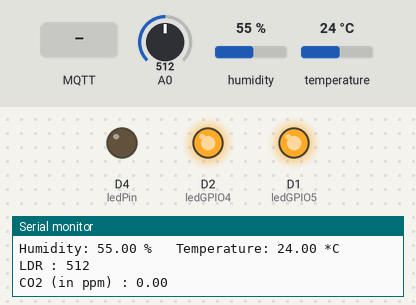
The sketch below on a simulated ESP8266 (NodeMCU). Shown: output pins drawn as LEDs (lit = HIGH), the last lines printed to the serial monitor. Inputs (shaded band) come from the test bench; at power-on: A0 = 512, humidity 55 %, temperature 24 °C. WiFi joins after 1.5 s; servers stay silent unless stated; no MQTT or app messages arrive unless stated.

Above: at 2.7 s.
2.8 s: MQTT message "1client1" arrives on the first subscribed topic
At 4.1 s:
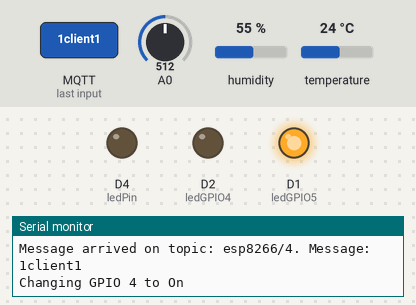
4.6 s: MQTT message "1client1" arrives on the third subscribed topic
At 6.4 s:
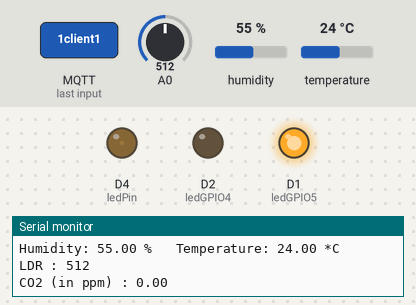
6.7 s: MQTT message "0client1" arrives on the first subscribed topic
At 8.3 s:
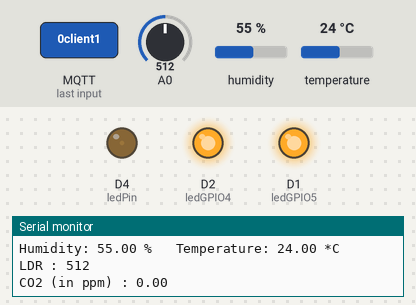
8.6 s: MQTT message "1client1" arrives on the second subscribed topic
At 10.2 s:
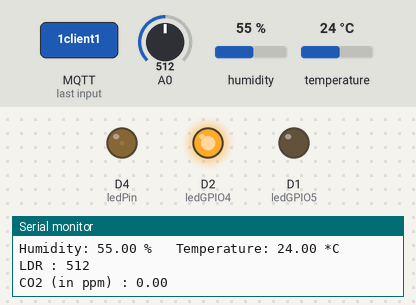
10.6 s: MQTT message "qwerty12345" arrives on the third subscribed topic
At 12.4 s:
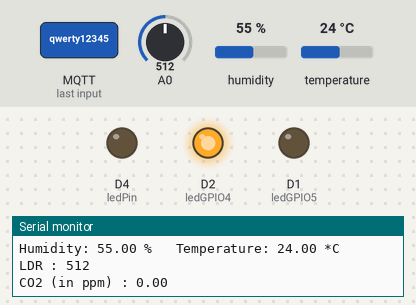
12.7 s: MQTT message "1client1" arrives on the first subscribed topic
At 14.6 s:
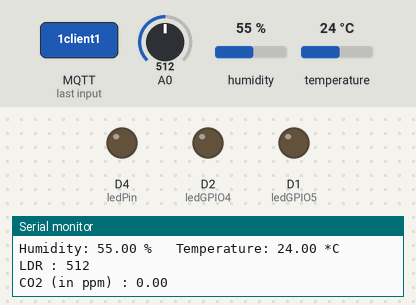
Timing chart, 0 to 15.6 s (numbered marks = the images above; inputs shaded):
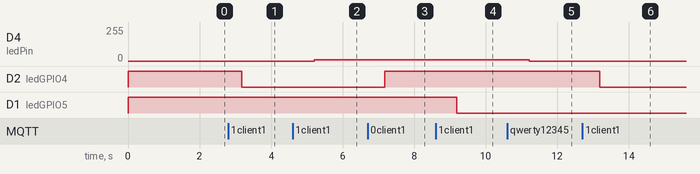

Measured:
- after the input at 2.8 s, D2 (ledGPIO4): HIGH → LOW after 0.38 s
- after the input at 4.6 s, D4 (ledPin): 0/255 → 10/255 after 0.60 s
- after the input at 6.7 s, D2 (ledGPIO4): LOW → HIGH after 0.48 s
- after the input at 8.6 s, D1 (ledGPIO5): HIGH → LOW after 0.59 s
- after the input at 10.6 s, D4 (ledPin): 10/255 → 0/255 after 0.61 s
- after the input at 12.7 s, D2 (ledGPIO4): HIGH → LOW after 0.49 s

The sketch:

esp8266.ino
```cpp
#include <PubSubClient.h>
#include <ESP8266HTTPClient.h>
#include <ESP8266WiFi.h>                                                    // esp8266 library
#include <FirebaseArduino.h>                                                // firebase library
#include <DHT.h>

// Uncomment one of the lines bellow for whatever DHT sensor type you're using!
#define DHTTYPE DHT11   // DHT 11
//#define DHTTYPE DHT21   // DHT 21 (AM2301)
//#define DHTTYPE DHT22   // DHT 22  (AM2302), AM2321

// DHT Sensor
#define DHTPin D5

// Change the credentials below, so your ESP8266 connects to your router
//const char* ssid = "iBall-Baton";
//const char* password = "chalbhaagne";

//const char* ssid = "linksys";
//const char* password = "cnproject";

//const char* ssid = "Bro";
//const char* password = "qwerty12345";

const char* ssid = "Redmi1";
const char* password = "jineshpatel";


// Change the variable to your Raspberry Pi IP address, so it connects to your MQTT broker
const char* mqtt_server = "192.168.43.134";
// Initializes the espClient
WiFiClient espClient;

#define FIREBASE_HOST "cn-project-4301f.firebaseio.com"                          // the project name address from firebase id
#define FIREBASE_AUTH "higCHz09mwA9Dq5juCuvIKJGzWfFJPJE8j2cFy9y"            // the secret key generated from firebase


PubSubClient client(espClient);
// Connect an LED to each GPIO of your ESP8266

const int ledGPIO5 = 5;
const int ledGPIO4 = 4;
const int ledPin = 2;
int brightness;
String bright = "";
String ppm;
double d;


// Initialize DHT sensor.
DHT dht(DHTPin, DHTTYPE);

// Timers auxiliar variables
long now = millis();
long lastMeasure = 0;

// Don't change the function below. This functions connects your ESP8266 to your router
void setup_wifi() {
  delay(10);
  // We start by connecting to a WiFi network
  Serial.println();
  Serial.print("Connecting to ");
  Serial.println(ssid);
  WiFi.begin(ssid, password);
  while (WiFi.status() != WL_CONNECTED) {
    delay(500);
    Serial.print(".");
  }
  Serial.println("");
  Serial.print("WiFi connected - ESP IP address: ");
  Serial.println(WiFi.localIP());
}

// This functions is executed when some device publishes a message to a topic that your ESP8266 is subscribed to
// Change the function below to add logic to your program, so when a device publishes a message to a topic that
// your ESP8266 is subscribed you can actually do something
void callback(String topic, byte* message, unsigned int length) {
  Serial.print("Message arrived on topic: ");
  Serial.print(topic);
  Serial.print(". Message: ");
  String messageTemp;

  for (int i = 0; i < length; i++) {
    Serial.print((char)message[i]);
    messageTemp += (char)message[i];
  }
  Serial.println();

  // Feel free to add more if statements to control more GPIOs with MQTT

  // If a message is received on the topic home/office/esp1/gpio2, you check if the message is either 1 or 0. Turns the ESP GPIO according to the message

  if(topic=="esp8266/4"){
      Serial.print("Changing GPIO 4 to ");
      if(messageTemp == "1client1"){
        digitalWrite(ledGPIO4, LOW);
        Serial.print("On");
      }
      else if(messageTemp == "0client1"){
        digitalWrite(ledGPIO4, HIGH);
        Serial.print("Off");
      }
      /*else if(messageTemp == ""){
        Serial.print("I got the value");
      }*/
  }
  if(topic=="esp8266/5"){
      Serial.print("Changing GPIO 5 to ");
      if(messageTemp == "1client1"){
        digitalWrite(ledGPIO5, LOW);
        Serial.print("On");
      }
      else if(messageTemp == "0client1"){
        digitalWrite(ledGPIO5, HIGH);
        Serial.print("Off");
      }
  }

  if(topic=="submit"){
    Serial.print("We got into submit  ");
    Serial.println(messageTemp);
    if(messageTemp!=0){
    brightness = (messageTemp.toInt()*1024)/100;
    //if(messageTemp != "")
    analogWrite(ledPin,brightness);
    }
    else
    analogWrite(ledPin,LOW);

  }
  Serial.println();
}

// This functions reconnects your ESP8266 to your MQTT broker
// Change the function below if you want to subscribe to more topics with your ESP8266
void reconnect() {
  // Loop until we're reconnected
  while (!client.connected()) {
    Serial.print("Attempting MQTT connection...");
    // Attempt to connect
     /*
     YOU  NEED TO CHANGE THIS NEXT LINE, IF YOU'RE HAVING PROBLEMS WITH MQTT MULTIPLE CONNECTIONS
     To change the ESP device ID, you will have to give a unique name to the ESP8266.
     Here's how it looks like now:
       if (client.connect("ESP8266Client")) {
     If you want more devices connected to the MQTT broker, you can do it like this:
       if (client.connect("ESPOffice")) {
     Then, for the other ESP:
       if (client.connect("ESPGarage")) {
      That should solve your MQTT multiple connections problem

     THE SECTION IN loop() function should match your device name
    */
    if (client.connect("ESP8266Client1")) {
      Serial.println("connected");
      // Subscribe or resubscribe to a topic
      // You can subscribe to more topics (to control more LEDs in this example)
      client.subscribe("esp8266/4");
      client.subscribe("esp8266/5");
      client.subscribe("submit");
    } else {
      Serial.print("failed, rc=");
      Serial.print(client.state());
      Serial.println(" try again in 5 seconds");
      // Wait 5 seconds before retrying
      delay(5000);
    }
  }
}

// The setup function sets your ESP GPIOs to Outputs, starts the serial communication at a baud rate of 115200
// Sets your mqtt broker and sets the callback function
// The callback function is what receives messages and actually controls the LEDs
void setup() {
  Firebase.begin(FIREBASE_HOST, FIREBASE_AUTH);                              // connect to firebase
  dht.begin();
  pinMode(ledGPIO4, OUTPUT);
  pinMode(ledGPIO5, OUTPUT);
  digitalWrite(ledGPIO4, HIGH);
  digitalWrite(ledGPIO5, HIGH);
  Serial.begin(115200);
  setup_wifi();
  client.setServer(mqtt_server, 1883);
  client.setCallback(callback);
}

// For this project, you don't need to change anything in the loop function.
// Basically it ensures that you ESP is connected to your broker
void loop() {

  if (!client.connected()) {
    reconnect();
  }
  if(!client.loop())
     /*
     YOU  NEED TO CHANGE THIS NEXT LINE, IF YOU'RE HAVING PROBLEMS WITH MQTT MULTIPLE CONNECTIONS
     To change the ESP device ID, you will have to give a unique name to the ESP8266.
     Here's how it looks like now:
       client.connect("ESP8266Client");
     If you want more devices connected to the MQTT broker, you can do it like this:
       client.connect("ESPOffice");
     Then, for the other ESP:
       client.connect("ESPGarage");
      That should solve your MQTT multiple connections problem

     THE SECTION IN recionnect() function should match your device name
    */
    client.connect("ESP8266Client1");

  now = millis();
  // Publishes new temperature and humidity every 10 seconds
  if (now - lastMeasure > 1000) {
    lastMeasure = now;
    // Sensor readings may also be up to 2 seconds 'old' (its a very slow sensor)
    float h = dht.readHumidity();
    // Read temperature as Celsius (the default)
    float t = dht.readTemperature();
    // Read temperature as Fahrenheit (isFahrenheit = true)
    //float f = dht.readTemperature(true);
    int sensorValue = analogRead(A0);   // read the input on analog pin 0
    if((Serial.available())>0){
      ppm = Serial.readStringUntil('\n');
      d = ppm.toDouble();
    }

  //float voltage = sensorValue * (5.0 / 1023.0);   // Convert the analog reading (which goes from 0 - 1023) to a voltage (0 - 5V)

    // Check if any reads failed and exit early (to try again).
    if (isnan(h) || isnan(t)) {
      Serial.println("Failed to read from DHT sensor!");
      return;
    }

    // Computes temperature values in Celsius
    //float hic = dht.computeHeatIndex(t, h, false);
    static char temperatureTemp[7];
    static char ldr1Temp[7];
    dtostrf(t, 6, 2, temperatureTemp);

    // Uncomment to compute temperature values in Fahrenheit
    // float hif = dht.computeHeatIndex(f, h);
    // static char temperatureTemp[7];
    // dtostrf(hic, 6, 2, temperatureTemp);

    static char humidityTemp[7];
    static char cotwo[7];
    dtostrf(h, 6, 2, humidityTemp);
    dtostrf(sensorValue, 6, 2, ldr1Temp);
    dtostrf(d, 6, 2, cotwo);
    int l = (sensorValue * 100) / 1023;
//    String fireHumid = String(h) + String("%");                                         //convert integer humidity to string humidity
//    String fireTemp = String(t) + String("°C");
//    String fireL = String(l) + String("%");
//    String fireC = String(d);

    String fireHumid = String(h);                                         //convert integer humidity to string humidity
    String fireTemp = String(t);
    String fireL = String(l);
    String fireC = String(d);

    // Publishes Temperature and Humidity values
    client.publish("/esp8266/temperature1", temperatureTemp);
    client.publish("/esp8266/humidity1", humidityTemp);
    client.publish("/esp8266/ldr1", ldr1Temp);
    client.publish("/esp8266/mq1", cotwo);


    Firebase.pushString("/nDHT11/HumidityPercent", fireHumid);                                  //setup path and send readings
    Firebase.pushString("/nDHT11/TemperatureDegreeCelsius", fireTemp);                                //setup path and send readings
    Firebase.pushString("/nDHT11/BrightnessPercent", fireL);
    Firebase.pushString("/nDHT11/CO2_PPM", fireC);
    Serial.print("Humidity: ");
    Serial.print(h);
    Serial.print(" %\t Temperature: ");
    Serial.print(t);
    Serial.print(" *C ");
    //Serial.print(f);
    //Serial.print(" *F\t Heat index: ");
    //Serial.print(hic);
    //Serial.println(" *C ");
    Serial.print("\nLDR : ");
    Serial.println(sensorValue);   // print out the value you read
    Serial.print("CO2 (in ppm) : ");
    Serial.println(ppm.toFloat());
    // Serial.print(hif);
    // Serial.println(" *F");
    ppm = (String)d;
  }
}
```
